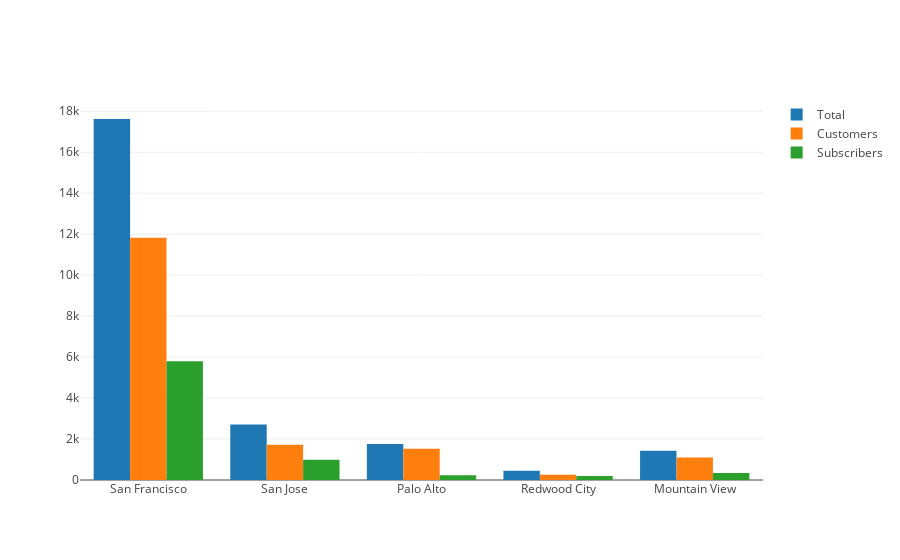

Notebook code cell kept with this figure:
### Code cell
labels=[cities,cities,cities]
values=[trips_by_city,trips_by_city_cust,trips_by_city_subs]
names=['Total','Customers','Subscribers']
plot_bars(labels,values,names)

### Figure 1 — Plotly figure (JSON) as saved in the notebook; plotly's stock layout.template omitted (floating-point values rounded to 4 significant figures)
{"data": [{"name": "Total", "type": "bar", "x": ["San Francisco", "San Jose", "Palo Alto", "Redwood City", "Mountain View"], "y": [17623, 2709, 1762, 453, 1434]}, {"name": "Customers", "type": "bar", "x": ["San Francisco", "San Jose", "Palo Alto", "Redwood City", "Mountain View"], "y": [11831, 1725, 1530, 260, 1097]}, {"name": "Subscribers", "type": "bar", "x": ["San Francisco", "San Jose", "Palo Alto", "Redwood City", "Mountain View"], "y": [5792, 984, 232, 193, 337]}], "layout": {}}
